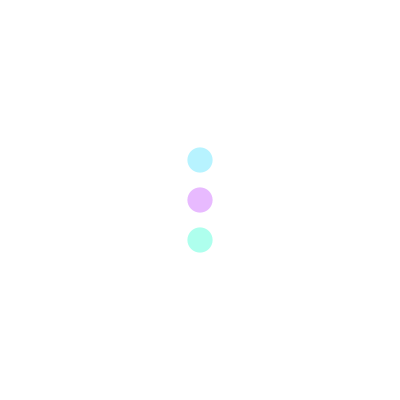
Frame 1 (no input)
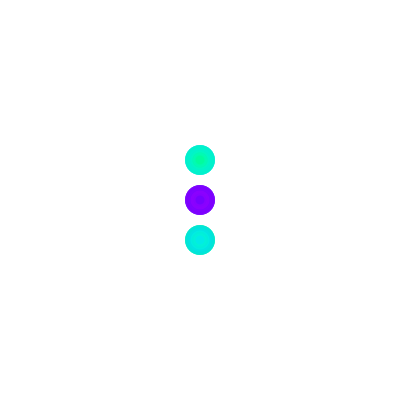
Frame 60 (the mouse pressed at the canvas centre just before this capture)
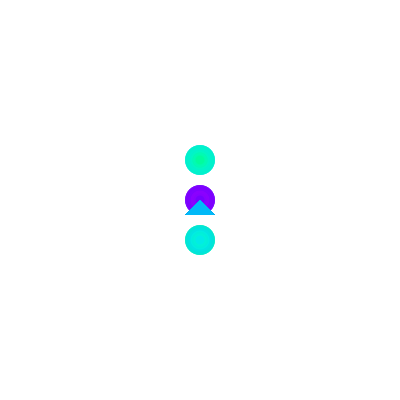
Frame 120 (the mouse held since frame 60 and released just before this capture)

The Processing sketch that drew these frames (run headless with seeded random() and noise(); from frame 60 on, the mouse is pressed at the canvas centre):

// Processing sketch: processing_182705
// ── processing_182705.pde

/*
Donahue_Rub
Draw triangles with the mouse. 
The center circle invites you to press down
*/

int counter;
float hue, alpha, sat, bright;

void setup() {  //setup function called initially, only once
  size(400,400);
  background(255);  //set background to black 
  colorMode(HSB);   //set colors to Hue, Saturation, Brightness mode

  hue=200;
  alpha=105;
  counter = 0;
}

void draw() {  //draw function loops 
  counter++;
  noStroke();
  hue=random(100,170);
  alpha=random(60,100);
  fill (hue, 255, 255, alpha);
  //fill(random(170),100,205,50);
  
  if(mousePressed == true) { //add some interaction
    triangle(mouseX, mouseY, mouseX+15, mouseY+15, mouseX-15, mouseY+15);//have the triangle follow the mouse
  }
  else {//otherwise the middle circle moves
    hue=random(170,200);
    alpha=random(60,100);
    fill (hue, 255, 255, alpha);
    //fill(random(170,225),200,95,50);
    ellipse(width/2, height/2, 30*sin(counter), 30*sin(counter));
    
    hue=random(100,140);
    alpha=random(60,100);
    fill (hue, 255, 255, alpha);
    //fill(random(170,225),200,95,50);
    ellipse(width/2, (height/2)-40, 30*sin(counter), 30*sin(counter));
    
    hue=random(100,140);
    alpha=random(60,100);
    fill (hue, 255, 255, alpha);
    //fill(random(170,225),200,95,50);
    ellipse(width/2, (height/2)+40, 30*sin(counter), 30*sin(counter));
  }
}
